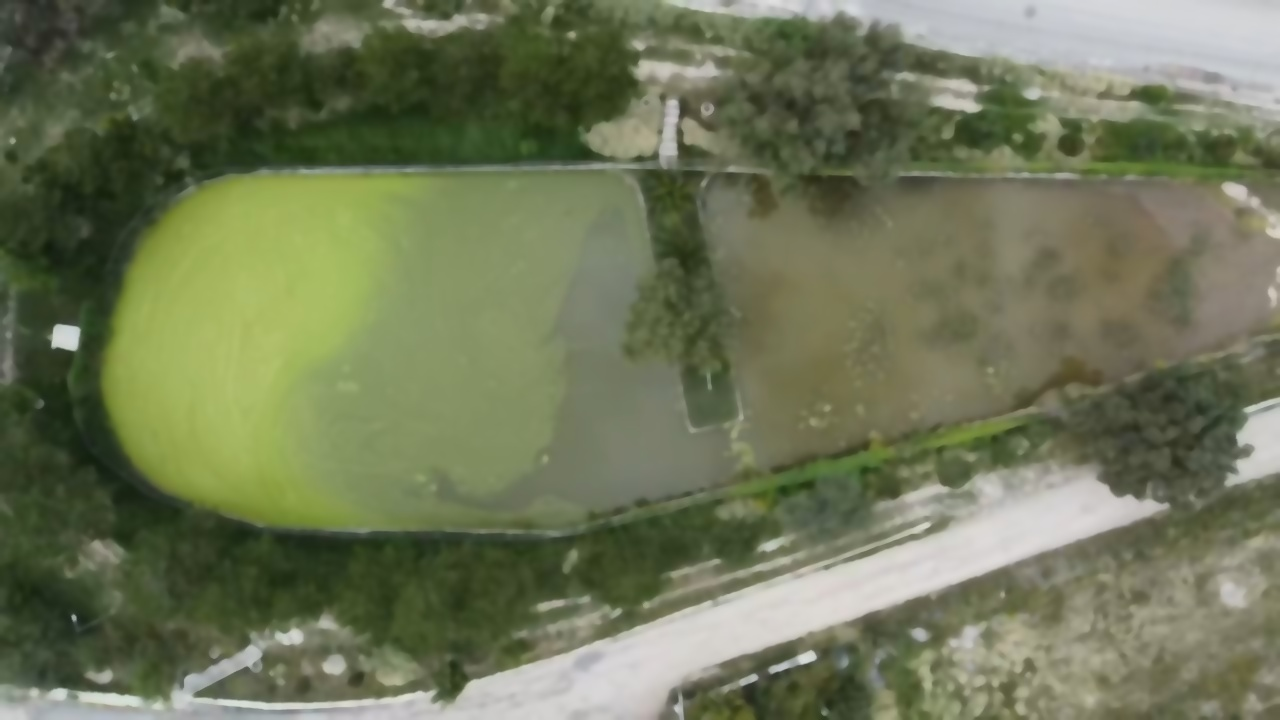
#> input picture Imagenes/ImagenFiltrada.jpg, 1280 x 720 px, found by its file name
$ python Segmentacion.py
#> lines starting #> are read from the running program, lines starting #| are printed output that depends on the picture
import cv2
import numpy as np
from sklearn.cluster import KMeans


# [27 lines of commented-out code are left out]
imagen = cv2.imread("C:/Users/jesus/Documents/TT2/Imagenes/ImagenFiltrada.jpg")
#> imagen is the input picture: shape (720, 1280, 3); mean B, G, R 87.2, 117.9, 110.6

if imagen is not None:
   # Remodelar la imagen para ser una lista de píxeles RGB
   pixeles = imagen.reshape(-1, 3)

   # Aplicar K-means para segmentar la imagen
   kmeans = KMeans(n_clusters=2, random_state=0)
   kmeans.fit(pixeles)

   # Reemplazar cada píxel con el color promedio de su grupo
   pixeles_segmentados = kmeans.cluster_centers_[kmeans.labels_]

   # Convertir los píxeles segmentados a valores enteros en el rango 0-255
   pixeles_segmentados = np.uint8(pixeles_segmentados)

   # Reshape de vuelta a la forma original de la imagen
   imagen_segmentada = pixeles_segmentados.reshape(imagen.shape)

   # Mostrar la imagen segmentada

   cv2.imshow('Imagen segmentada', imagen_segmentada.astype(np.uint8) * 255)
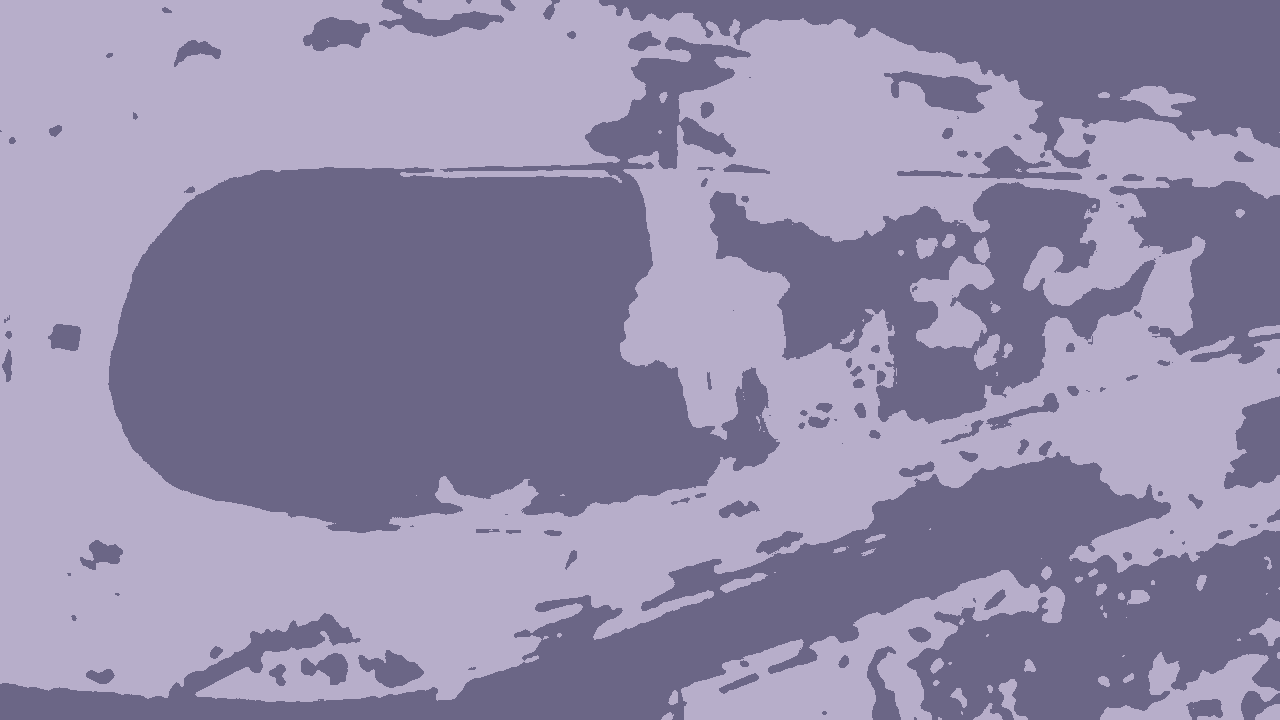
#> window 'Imagen segmentada': shape (720, 1280, 3); mean B, G, R 169, 139.1, 146.2
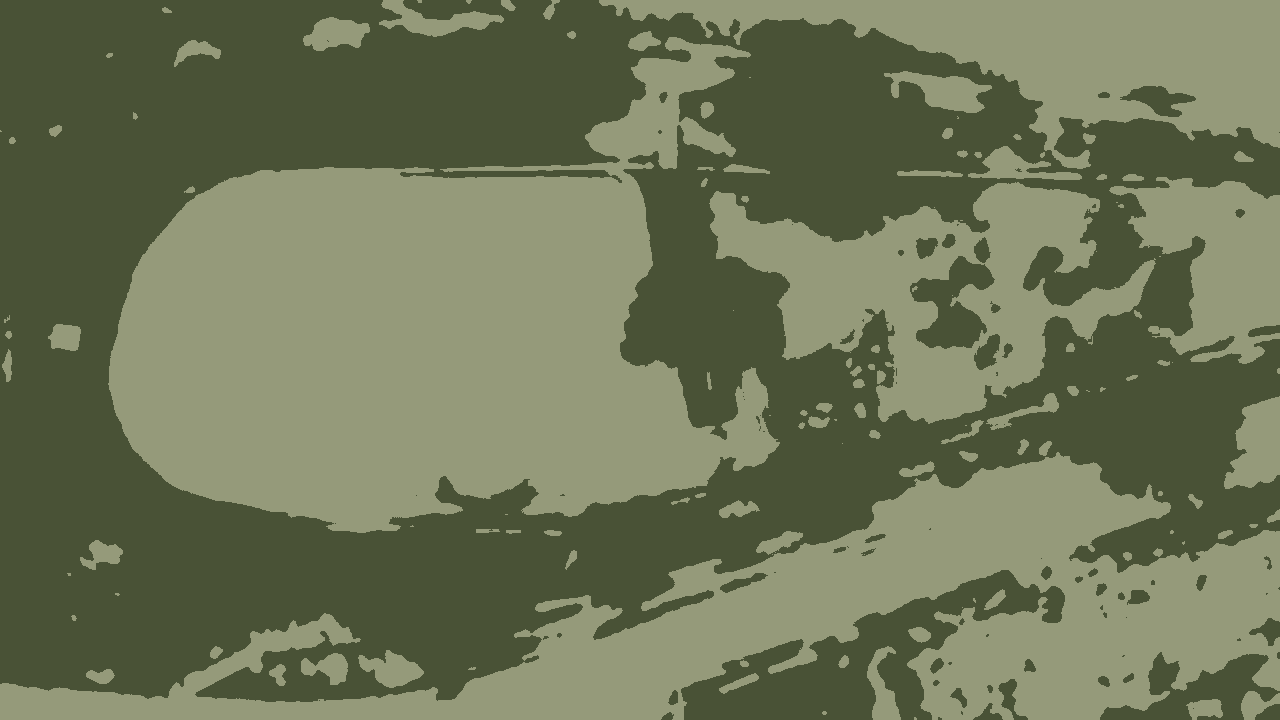
#> imagen_segmentada: shape (720, 1280, 3); mean of channels 0, 1, 2 87, 116.9, 109.8; drawn as B, G, R


   # Esperar a que se cierre la ventana
   cv2.waitKey(0)
   cv2.destroyAllWindows()

$ run again, with Imagenes/ej2.jpg copied over Imagenes/ImagenFiltrada.jpg
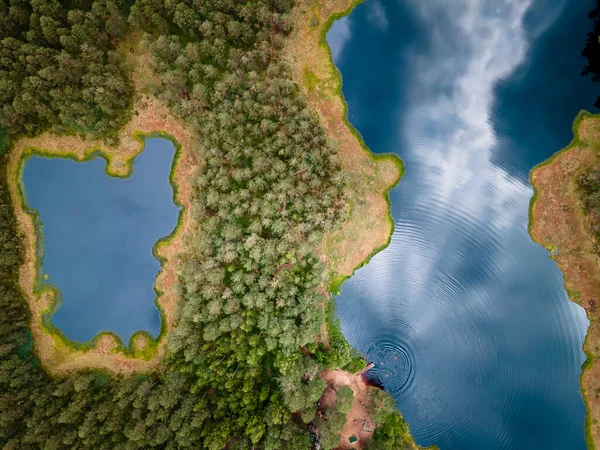
#> input picture Imagenes/ej2.jpg, 600 x 450 px, found by its file name
#> imagen is the input picture: shape (450, 600, 3); mean B, G, R 90.3, 106, 93.8
#> `cv2.imshow('Imagen segmentada', imagen_segmentada.astype(np.uint8) * 2..`:
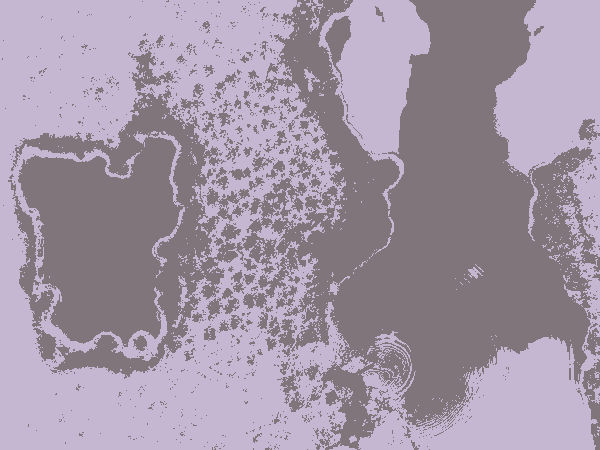
#> window 'Imagen segmentada': shape (450, 600, 3); mean B, G, R 166.3, 150.2, 162.7
#> `cv2.imshow('Imagen segmentada', imagen_segmentada.astype(np.uint8) * 2..`:
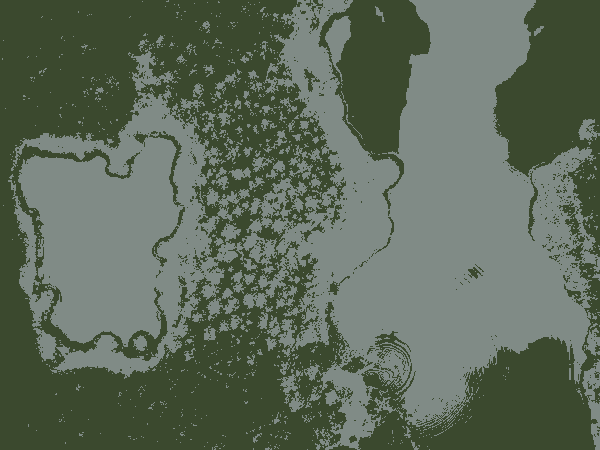
#> imagen_segmentada: shape (450, 600, 3); mean of channels 0, 1, 2 89.7, 105.8, 93.3; drawn as B, G, R
